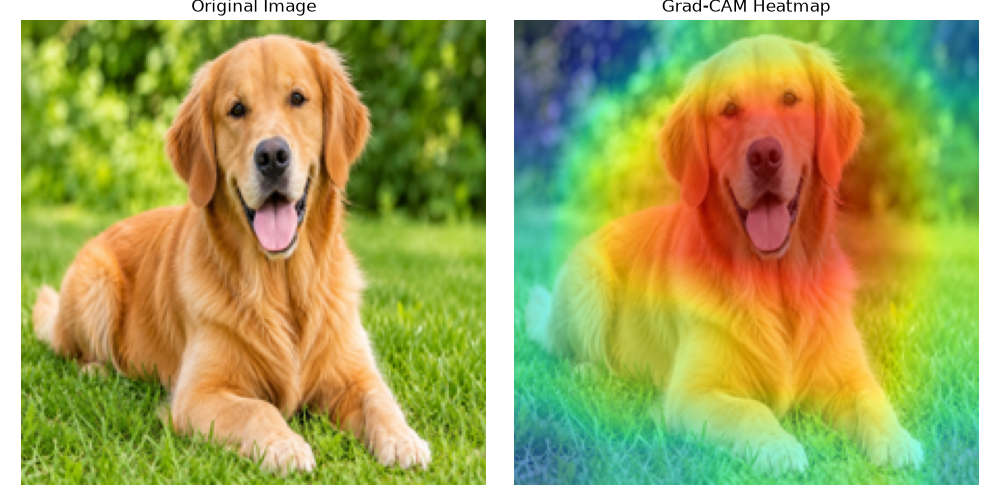

The Python source for this figure:

# Lab 7: Grad-CAM - Explainable AI

import torch
import torch.nn.functional as F
import torchvision.models as models
import torchvision.transforms as transforms
from PIL import Image
import matplotlib.pyplot as plt

# Load a pretrained ResNet18 model
model = models.resnet18(weights=models.ResNet18_Weights.DEFAULT)
model.eval()

# Select the final convolutional layer
target_layer = model.layer4[-1]

# Variables to store activations and gradients
activations = None
gradients = None

def forward_hook(module, input, output):
    global activations
    activations = output

def backward_hook(module, grad_input, grad_output):
    global gradients
    gradients = grad_output[0]

# Register hooks
target_layer.register_forward_hook(forward_hook)
target_layer.register_full_backward_hook(backward_hook)

# Load and preprocess an image
image = Image.open("Lab7/GradCAM/input.jpg").convert("RGB")

transform = transforms.Compose([
    transforms.Resize((224, 224)),
    transforms.ToTensor(),
    transforms.Normalize(
        mean=[0.485, 0.456, 0.406],
        std=[0.229, 0.224, 0.225]
    )
])

input_tensor = transform(image).unsqueeze(0)

# Forward pass
output = model(input_tensor)
predicted_class = output.argmax(dim=1).item()

# Backward pass
model.zero_grad()
score = output[0, predicted_class]
score.backward()

# Calculate Grad-CAM
weights = gradients.mean(dim=(2, 3), keepdim=True)
cam = (weights * activations).sum(dim=1, keepdim=True)
cam = F.relu(cam)

# Normalize heatmap
cam = F.interpolate(
    cam,
    size=(224, 224),
    mode="bilinear",
    align_corners=False
)

cam = cam.squeeze().detach()
cam = cam / (cam.max() + 1e-8)

# Display original image and heatmap
plt.figure(figsize=(10, 5))

plt.subplot(1, 2, 1)
plt.imshow(image.resize((224, 224)))
plt.title("Original Image")
plt.axis("off")

plt.subplot(1, 2, 2)
plt.imshow(image.resize((224, 224)))
plt.imshow(cam.numpy(), cmap="jet", alpha=0.5)
plt.title("Grad-CAM Heatmap")
plt.axis("off")

plt.tight_layout()
plt.savefig("Lab7/GradCAM/GradCAM_Output.png")
plt.show()

print("Predicted Class Index:", predicted_class)
print("Grad-CAM visualization generated successfully!")
